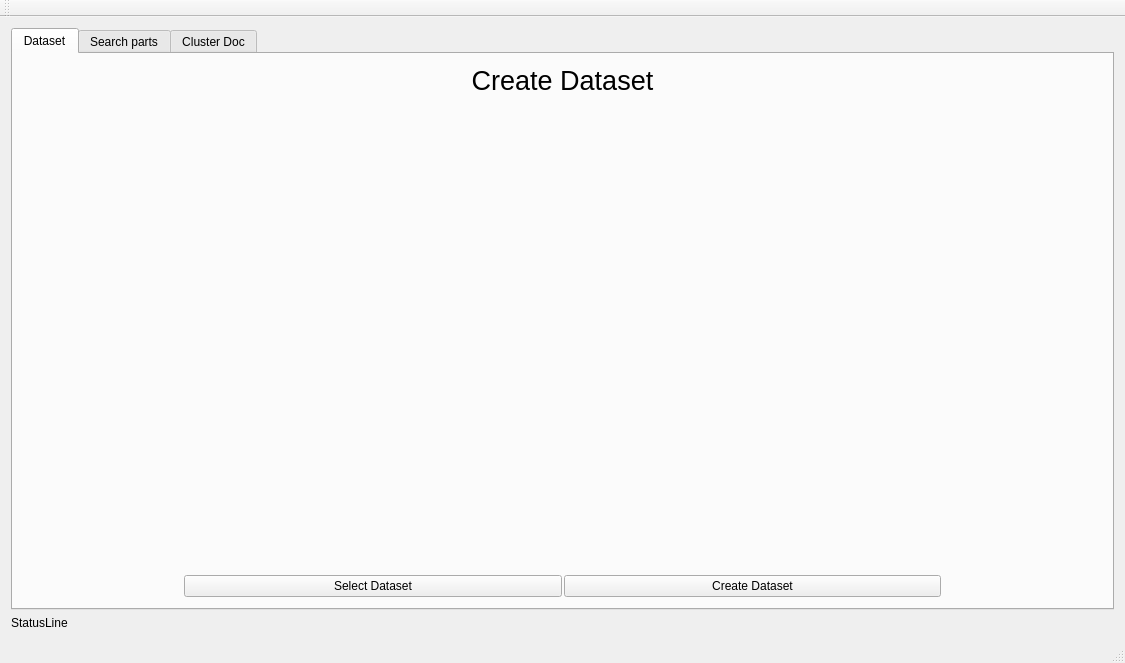
<?xml version="1.0" encoding="UTF-8"?>
<ui version="4.0">
 <class>MainWindow</class>
 <widget class="QMainWindow" name="MainWindow">
  <property name="geometry">
   <rect>
    <x>0</x>
    <y>0</y>
    <width>1125</width>
    <height>663</height>
   </rect>
  </property>
  <property name="windowTitle">
   <string>MainWindow</string>
  </property>
  <widget class="QWidget" name="centralWidget">
   <layout class="QVBoxLayout" name="verticalLayout">
    <item>
     <layout class="QVBoxLayout" name="VerticalLayoutWidget">
      <item>
       <widget class="QTabWidget" name="TAB">
        <property name="sizePolicy">
         <sizepolicy hsizetype="Expanding" vsizetype="Expanding">
          <horstretch>0</horstretch>
          <verstretch>0</verstretch>
         </sizepolicy>
        </property>
        <property name="currentIndex">
         <number>0</number>
        </property>
        <widget class="QWidget" name="DATASET">
         <attribute name="title">
          <string>Dataset</string>
         </attribute>
         <layout class="QVBoxLayout" name="verticalLayout_3">
          <property name="spacing">
           <number>3</number>
          </property>
          <item>
           <layout class="QVBoxLayout" name="SCAN_Verical">
            <property name="spacing">
             <number>3</number>
            </property>
            <item>
             <layout class="QHBoxLayout" name="horizontalLayout_6">
              <property name="spacing">
               <number>3</number>
              </property>
              <item>
               <spacer name="horizontalSpacer">
                <property name="orientation">
                 <enum>Qt::Horizontal</enum>
                </property>
                <property name="sizeType">
                 <enum>QSizePolicy::Fixed</enum>
                </property>
                <property name="sizeHint" stdset="0">
                 <size>
                  <width>160</width>
                  <height>20</height>
                 </size>
                </property>
               </spacer>
              </item>
              <item>
               <layout class="QVBoxLayout" name="verticalLayout_4">
                <property name="spacing">
                 <number>3</number>
                </property>
                <item>
                 <widget class="QLabel" name="label">
                  <property name="enabled">
                   <bool>true</bool>
                  </property>
                  <property name="sizePolicy">
                   <sizepolicy hsizetype="Preferred" vsizetype="Preferred">
                    <horstretch>0</horstretch>
                    <verstretch>0</verstretch>
                   </sizepolicy>
                  </property>
                  <property name="font">
                   <font>
                    <pointsize>20</pointsize>
                    <kerning>true</kerning>
                   </font>
                  </property>
                  <property name="layoutDirection">
                   <enum>Qt::LeftToRight</enum>
                  </property>
                  <property name="text">
                   <string>Create Dataset</string>
                  </property>
                  <property name="textFormat">
                   <enum>Qt::AutoText</enum>
                  </property>
                  <property name="scaledContents">
                   <bool>true</bool>
                  </property>
                  <property name="alignment">
                   <set>Qt::AlignHCenter|Qt::AlignTop</set>
                  </property>
                 </widget>
                </item>
                <item>
                 <layout class="QHBoxLayout" name="horizontalLayout_7">
                  <property name="spacing">
                   <number>2</number>
                  </property>
                  <item>
                   <widget class="QPushButton" name="SelectDataset">
                    <property name="text">
                     <string>Select Dataset</string>
                    </property>
                   </widget>
                  </item>
                  <item>
                   <widget class="QPushButton" name="CreateDataset">
                    <property name="text">
                     <string>Create Dataset</string>
                    </property>
                   </widget>
                  </item>
                 </layout>
                </item>
               </layout>
              </item>
              <item>
               <spacer name="horizontalSpacer_2">
                <property name="orientation">
                 <enum>Qt::Horizontal</enum>
                </property>
                <property name="sizeType">
                 <enum>QSizePolicy::Fixed</enum>
                </property>
                <property name="sizeHint" stdset="0">
                 <size>
                  <width>160</width>
                  <height>20</height>
                 </size>
                </property>
               </spacer>
              </item>
             </layout>
            </item>
            <item>
             <layout class="QHBoxLayout" name="horizontalLayout">
              <property name="spacing">
               <number>3</number>
              </property>
              <item>
               <layout class="QHBoxLayout" name="horizontalLayout_1"/>
              </item>
              <item>
               <layout class="QHBoxLayout" name="horizontalLayout_2"/>
              </item>
              <item>
               <layout class="QHBoxLayout" name="horizontalLayout_3"/>
              </item>
             </layout>
            </item>
           </layout>
          </item>
         </layout>
        </widget>
        <widget class="QWidget" name="SEARCH">
         <attribute name="title">
          <string>Search parts</string>
         </attribute>
         <layout class="QVBoxLayout" name="verticalLayout_2">
          <item>
           <layout class="QVBoxLayout" name="SEARCH_Vertical">
            <property name="spacing">
             <number>3</number>
            </property>
           </layout>
          </item>
         </layout>
        </widget>
        <widget class="QWidget" name="TRAINING">
         <attribute name="title">
          <string>Cluster Doc</string>
         </attribute>
         <layout class="QVBoxLayout" name="verticalLayout_5">
          <item>
           <layout class="QVBoxLayout" name="CLUSTER_Vertical">
            <property name="spacing">
             <number>4</number>
            </property>
           </layout>
          </item>
         </layout>
        </widget>
       </widget>
      </item>
     </layout>
    </item>
    <item>
     <widget class="QLabel" name="StatusLine">
      <property name="text">
       <string>StatusLine</string>
      </property>
     </widget>
    </item>
   </layout>
  </widget>
  <widget class="QMenuBar" name="menuBar">
   <property name="geometry">
    <rect>
     <x>0</x>
     <y>0</y>
     <width>1125</width>
     <height>21</height>
    </rect>
   </property>
  </widget>
  <widget class="QToolBar" name="mainToolBar">
   <attribute name="toolBarArea">
    <enum>TopToolBarArea</enum>
   </attribute>
   <attribute name="toolBarBreak">
    <bool>false</bool>
   </attribute>
  </widget>
  <widget class="QStatusBar" name="statusBar"/>
 </widget>
 <layoutdefault spacing="6" margin="11"/>
 <resources/>
 <connections/>
</ui>
